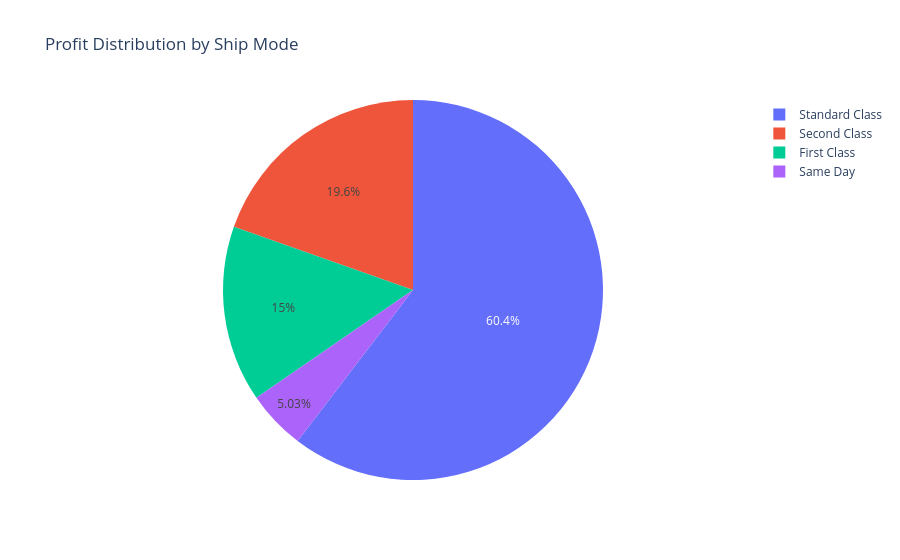

Notebook cell for this chart:
### Code cell
# Profit Distribution Chart
fig = px.pie(
    ship_mode_summary,
    names="Ship Mode",
    values="Total_Profit",
    title="Profit Distribution by Ship Mode"
)

fig.show()

### Figure 1 — Plotly figure (JSON) as saved in the notebook; plotly's stock layout.template omitted (floating-point values rounded to 4 significant figures)
{"data": [{"domain": {"x": [0, 1], "y": [0, 1]}, "hovertemplate": "Ship Mode=%{label}<br>Total_Profit=%{value}<extra></extra>", "labels": ["First Class", "Same Day", "Second Class", "Standard Class"], "legendgroup": "", "name": "", "showlegend": true, "type": "pie", "values": [14010.0, 4701.0, 18310.0, 56420.0]}], "layout": {"legend": {"tracegroupgap": 0}, "title": {"text": "Profit Distribution by Ship Mode"}}}
